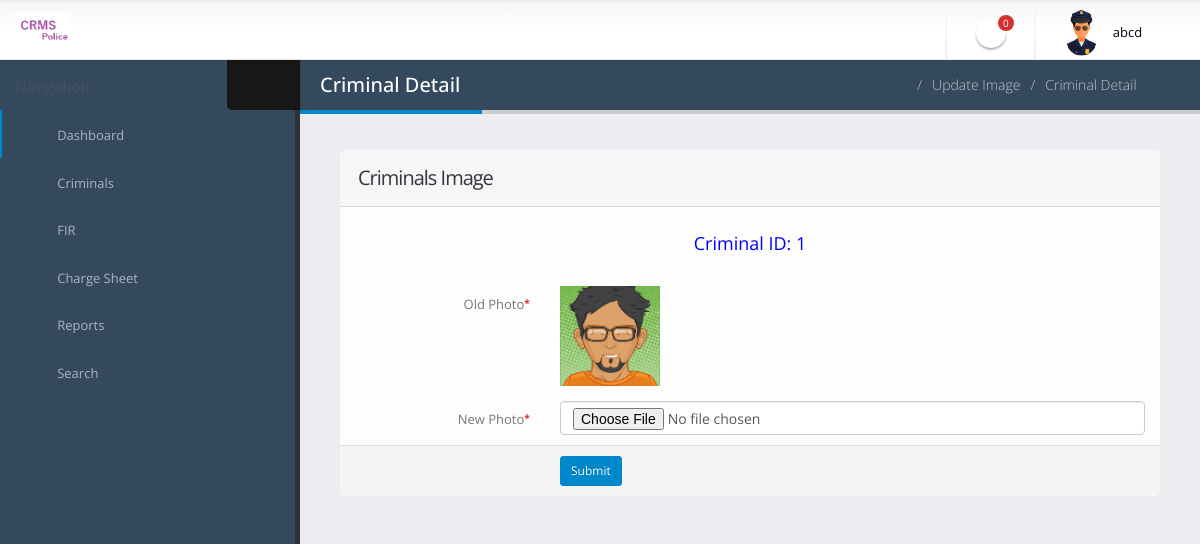
The app's page /change_image/1 (signed in) with its own data.
### crimerecord/models.py (models this page shows, shortened)
class Criminal(models.Model):
    criminalid = models.CharField(max_length=20)
    policeid = models.ForeignKey(Police, on_delete=models.CASCADE, null=True, blank=True)
    policestationid = models.ForeignKey(PoliceStation, on_delete=models.CASCADE, null=True, blank=True)
    catname = models.ForeignKey(Category, on_delete=models.CASCADE, null=True, blank=True)
    crimedate = models.DateField()
    crimetime = models.TimeField()
    prison = models.CharField(max_length=100)
    court = models.CharField(max_length=100)
    name = models.CharField(max_length=100)
    contactno = models.CharField(max_length=15, null=True, blank=True)
    height = models.CharField(max_length=100)
    weight = models.CharField(max_length=100)
    dob = models.DateField()
    email = models.CharField(max_length=100, null=True, blank=True)
    address = models.CharField(max_length=200)
    city = models.CharField(max_length=100)
    state = models.CharField(max_length=100)
    country = models.CharField(max_length=100)
    zipcode = models.CharField(max_length=50)
    photo = models.FileField()
    recorddate = models.DateField()

### crimerecord/views.py (the view, shortened to what this page needs)
# urls.py: path('change_image/<int:pid>',change_image, name='change_image'),
def change_image(request,pid):
    if not request.user.is_authenticated:
        return redirect('admin_login')
    criminal = Criminal.objects.get(id=pid)
    userid = User.objects.get(id=request.user.id)
    policeid = Police.objects.get(user=userid)
    newfir = Fir.objects.filter(policestationid=policeid.policestationid, status=None)
    newfircount = Fir.objects.filter(policestationid=policeid.policestationid, status=None).count()
    error = ""
    d = {'error':error,'criminal':criminal,'newfir':newfir,'newfircount':newfircount}
    return render(request, 'change_image.html', d)

### crimerecord/templates/change_image.html (shortened to what this page needs)
{% load static %}
{% block body %}
<html class="fixed">
	<head>
		<link rel="stylesheet" href="{% static 'police/assets/vendor/bootstrap/css/bootstrap.css' %}" />
		<link rel="stylesheet" href="{% static 'police/assets/vendor/font-awesome/css/font-awesome.css' %}" />
		<link rel="stylesheet" href="{% static 'police/assets/vendor/magnific-popup/magnific-popup.css' %}" />
		<link rel="stylesheet" href="{% static 'police/assets/vendor/bootstrap-datepicker/css/datepicker3.css' %}" />
		<link rel="stylesheet" href="{% static 'police/assets/stylesheets/theme.css' %}" />
		<link rel="stylesheet" href="{% static 'police/assets/stylesheets/skins/default.css' %}" />
		<link rel="stylesheet" href="{% static 'police/assets/stylesheets/theme-custom.css' %}">
	</head>
	<body>
		<section class="body">
		{% include 'headerpolice.html' %}
			<div class="inner-wrapper">
				{% include 'sidebarpolice.html' %}
				<section role="main" class="content-body">
					<header class="page-header">
						<h2>Criminal Detail</h2>
						<div class="right-wrapper pull-right">
							<ol class="breadcrumbs">
								<li>
									<a href="{% url 'police_home' %}">
										<i class="fa fa-home"></i>
									</a>
								</li>
								<li><span>Update Image</span></li>
								<li><span>Criminal Detail</span></li>
							</ol>
							<a class="sidebar-right-toggle" data-open="sidebar-right"><i class="fa fa-chevron-left"></i></a>
						</div>
					</header>
					<div class="row">
						<div class="col-md-12">
							<form class="form-horizontal" method="post" enctype="multipart/form-data">
								<section class="panel">
									<header class="panel-heading">
										<div class="panel-actions">
											<a href="#" class="fa fa-caret-down"></a>
											<a href="#" class="fa fa-times"></a>
										</div>
										<h2 class="panel-title">Criminals Image</h2>
									</header>
									<div class="panel-body">
										<p style="font-size: 18px;color: blue;padding-top: 10px;text-align: center;"> Criminal ID: {{criminal.criminalid}}</p>
										<br />
										<div class="form-group">
											<label class="col-sm-3 control-label">Old Photo<span class="required">*</span></label>
											<div class="col-sm-9">
												<img src="{{criminal.photo.url}}" width="100" height="100" >
											</div>
										</div>
										<div class="form-group">
											<label class="col-sm-3 control-label">New Photo<span class="required">*</span></label>
											<div class="col-sm-9">
												<input type="file" name="newpic"  class="form-control" id="newpic" required='true'>
											</div>
										</div>
									</div>
									<footer class="panel-footer">
										<div class="row">
											<div class="col-sm-9 col-sm-offset-3">
												<button class="btn btn-sm btn-primary login-submit-cs" type="submit"name="submit">Submit</button>
											</div>
										</div>
									</footer>
								</section>
							</form>
						</div>
					</div>
				</section>
			</div>
		</section>
	</body>
</html>
{% endblock %}

### crimerecord/templates/headerpolice.html (shortened to what this page needs)
{% load static %}
<header class="header">
                <div class="logo-container">
                    <a href="{% url 'police_home' %}" class="logo">
                        <img src="{% static 'police/assets/images/logo5.png' %}" height="35" />
                    </a>
                </div>
                <div class="header-right">
                    <span class="separator"></span>
                    <ul class="notifications">
                        <li>
                            <a href="#" class="dropdown-toggle notification-icon" data-toggle="dropdown">
                                <i class="fa fa-bell"></i>
                                <span class="badge">{{newfircount}}</span>
                            </a>
                        </li>
                    </ul>
                    <span class="separator"></span>
                    <div id="userbox" class="userbox">
                        <a href="#" data-toggle="dropdown">
                            <figure class="profile-picture">
                                <img src="{% static 'police/assets/images/police.png' %}" alt="Profile Pic" class="img-circle" data-lock-picture="{% static 'police/assets/images/police.png' %}" />
                            </figure>
                            <div class="profile-info" >
                                <span class="name">{{request.user.first_name}}</span>
                            </div>
                            <i class="fa custom-caret"></i>
                        </a>
                    </div>
                </div>
            </header>

### crimerecord/static/police/assets/stylesheets/skins/default.css (style rules this page uses)
a, .btn-link { color: #0088cc; }
body .btn-primary { color: #ffffff; text-shadow: 0 -1px 0 rgba(0, 0, 0, 0.25); background-color: #0088cc; border-color: #0088cc; }
.page-header h2 { border-bottom-color: #0088cc; }
.notifications .notification-menu:before, .notifications .notification-icon:before { border-bottom-color: #0088cc; }

### records on screen
Criminal: criminalid "1", photo (picture)

### other values on screen
{{ newfircount }} "0"
{{ request.user.first_name }} "abcd"
